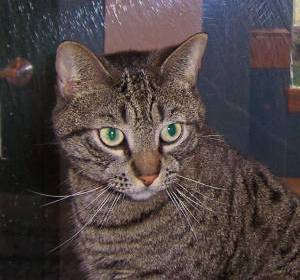
#> input picture 2-OpenCV Basics Implementation Part-1/cat.1.jpg, 300 x 280 px, found by its file name
$ jupyter execute 'OpenCV Basics Implementation Part-2.ipynb'   (shell and % lines are left out)
#> lines starting #> are read from the running program, lines starting #| are printed output that depends on the picture; after the words box and inside, x2 and y2 are one past the last pixel; in counts of white or black regions, pixels touching at a corner belong together
<a href="https://www.kaggle.com/code/hosen42/opencv-basics-implementation-part-2?scriptVersionId=121998058" target="_blank"></a>

[Image Processing with Python](https://datacarpentry.org/image-processing/aio/index.html)

**Topic**

Image Masking

Image Color

Channels Merging and Splitting

Gray scale Histograms

Color Histograms

Histogram Equalization

Image Blurring

Image Threshold

Image Gradient Detection

Canny Edge Detection

Image Contours

Image Transformation

Rotation

Resizing

Flipping

Croppinng

Operations

Translation

Image Bitwise Logical Operations

**What is OpenCV?**

OpenCV is an open-source software library for computer vision and machine learning. The OpenCV full form is Open Source Computer Vision Library. It was created to provide a shared infrastructure for applications for computer vision and to speed up the use of machine perception in consumer products. OpenCV, as a BSD-licensed software, makes it simple for companies to use and change the code. There are some predefined packages and libraries that make our life simple and OpenCV is one of them.

**What is Computer Vision?**

The term Computer Vision (CV) is used and heard very often in artificial intelligence (AI) and deep learning (DL) applications. The term essentially means giving a computer the ability to see the world as we humans do.

Computer Vision is a field of study which enables computers to replicate the human visual system. As already mentioned above, It’s a subset of artificial intelligence which collects information from digital images or videos and processes them to define the attributes. The entire process involves image acquiring, screening, analysing, identifying and extracting information. This extensive processing helps computers to understand any visual content and act on it accordingly.

Computer vision projects translate digital visual content into explicit descriptions to gather multi-dimensional data. This data is then turned into a computer-readable language to aid the decision-making process. The main objective of this branch of artificial intelligence is to teach machines to collect information from pixels.

**Import Library**

[cell 1]
import numpy as np
import matplotlib.pyplot as plt
import seaborn as sns
import pandas as pd
import imutils
import cv2

import warnings
warnings.filterwarnings('ignore')

**Imread function in OpenCV**

[cell 2]
plt.figure(figsize=(4, 4))
imagedata = plt.imread("/kaggle/input/cat-and-dog/training_set/training_set/cats/cat.1.jpg")
#> imagedata is the input picture: shape (280, 300, 3); mean R, G, B 78.8, 68.3, 68
plt.imshow(imagedata)
plt.grid(True)
plt.show()

**Image Shape**

To know the size of the image use the index position to get the height, width, and number of channels.

[cell 3]
imagedata.shape
#> Out = (280, 300, 3)

[cell 4]
len(imagedata.shape)
#> Out = 3

[cell 5]
#Ch_last
#CH -1st

**Image Show Function**

[cell 6]
def catimageShow(imageTitle, image):
#> called with imageTitle = 'Orginal Image'
    if image.shape[2] == 3:
        imageVariable = cv2.cvtColor(image, cv2.COLOR_BGR2RGB) #Here we will convert the image to RGB format by using cvtColor()
#     if image.shape[2]==1:
#         imageVariable = cv2.cvtColor(image, cv2.COLOR_RGB2BGRA)
    plt.figure(figsize=(4, 4))
    plt.imshow(imageVariable)
    plt.grid(True)
    plt.title(imageTitle)
    plt.show()

[cell 7]
catimageShow("Orginal Image",imagedata)

[cell 8]
imagedata.shape
#> Out = (280, 300, 3)

[cell 9]
cv2.split(imagedata) ##Here as we convert it into RGB so the matrices sequences are R, G, B

[cell 10]
#mask = shedow

**Image Histogram**

A histogram represents the distribution of pixel intensities (whether color or grayscale) in an image. It can be visualized as a graph (or plot) that gives a high-level intuition of the intensity (pixel value) distribution. We are going to assume a RGB color space in this example, so these pixel values will be in the range of 0 to 255.

When plotting the histogram, the x-axis serves as our “bins.” If we construct a histogram with 256 bins, then we are effectively counting the number of times each pixel value occurs.

In contrast, if we use only 2 (equally spaced) bins, then we are counting the number of times a pixel is in the range [0, 128] or [128, 255].

**Using OpenCV to compute histograms with the cv2.calcHist function**

**cv2.calcHist(images, channels, mask, histSize, ranges)**

**images:** This is the image that we want to compute a histogram for. Wrap it as a list: [myImage] .

**channels:** A list of indexes, where we specify the index of the channel we want to compute a histogram for. To compute a histogram of a grayscale image, the list would be [0]. To compute a histogram for all three red, green, and blue channels, the channels list would be [0, 1, 2].

**mask:** Remember learning about masks in my Image Masking with OpenCV guide? Well, here we can supply a mask. If a mask is provided, a histogram will be computed for masked pixels only. If we do not have a mask or do not want to apply one, we can just provide a value of None.

**histSize:** This is the number of bins we want to use when computing a histogram. Again, this is a list, one for each channel we are computing a histogram for. The bin sizes do not all have to be the same. Here is an example of 32 bins for each channel: [32, 32, 32].

**ranges:** The range of possible pixel values. Normally, this is [0, 256] (that is not a typo — the ending range of the cv2.calcHist function is non-inclusive so you’ll want to provide a value of 256 rather than 255) for each channel, but if you are using a color space other than RGB [such as HSV], the ranges might be different.)

[cell 11]
def imageHistogram(image , imageTitle, mask = None):
    color_Channel = cv2.split(image)
    color_com = ('b','g','r')
    plt.figure(figsize=(4,2))
    plt.title(imageTitle)#(label, fontdict=None, loc=None, pad=None, *, y=None, **kwargs)
    plt.xlabel("Bins") #plt.xlabel(xlabel, fontdict=None, labelpad=None, *, loc=None, **kwargs)
    plt.ylabel("Pixle Information") # plt.ylabel(ylabel, fontdict=None, labelpad=None, *, loc=None, **kwargs)

    for (color_Channel,color_com) in zip(color_Channel,color_com):
        histogram = cv2.calcHist([color_Channel], [0], mask, [256],[0,256]) #calcHist(images, channels, mask, histSize, ranges[, hist[, accumulate]])
        plt.plot(histogram, color = color_com) #plt.plot(*args, scalex=True, scaley=True, data=None, **kwargs)
        plt.xlim([0,256])
        plt.show()

[cell 12]
image_argument = {"Image":"/kaggle/input/cat-and-dog/training_set/training_set/cats/cat.1.jpg"}
image = cv2.imread(image_argument['Image']) #imread(filename[, flags])
image = cv2.cvtColor(image, cv2.COLOR_BGR2RGB) #cvtColor(src, code[, dst[, dstCn]])
sampleHistio = cv2.calcHist([image],[0],None,[256],[0,256]) #calcHist(images, channels, mask, histSize, ranges[, hist[, accumulate]]) -> hist
#> sampleHistio = 256 values, max 920 at index 42, min 0 at index 0, mean 328.1
plt.figure(figsize=(4,2))
plt.title("imageTitle")#(label, fontdict=None, loc=None, pad=None, *, y=None, **kwargs)
plt.xlabel("Bins") #plt.xlabel(xlabel, fontdict=None, labelpad=None, *, loc=None, **kwargs)
plt.ylabel("Pixle Information") # plt.ylabel(ylabel, fontdict=None, labelpad=None, *, loc=None, **kwargs)
plt.plot(sampleHistio)
plt.show()
#> figure, not shown here; curve peaks at x = 42, y = 920

[cell 13]
image_argument = {"Image":"/kaggle/input/cat-and-dog/training_set/training_set/cats/cat.1.jpg"}
image = cv2.imread(image_argument['Image']) #imread(filename[, flags])
image = cv2.cvtColor(image, cv2.COLOR_BGR2RGB) #cvtColor(src, code[, dst[, dstCn]])
sampleHistio = cv2.calcHist([image],[1],None,[256],[0,256]) #calcHist(images, channels, mask, histSize, ranges[, hist[, accumulate]]) -> hist
#> sampleHistio = 256 values, max 1182 at index 55, min 0 at index 212, mean 328.1
plt.figure(figsize=(4,2))
plt.title("imageTitle")#(label, fontdict=None, loc=None, pad=None, *, y=None, **kwargs)
plt.xlabel("Bins") #plt.xlabel(xlabel, fontdict=None, labelpad=None, *, loc=None, **kwargs)
plt.ylabel("Pixle Information") # plt.ylabel(ylabel, fontdict=None, labelpad=None, *, loc=None, **kwargs)
plt.plot(sampleHistio)
plt.show()
#> figure, not shown here; curve peaks at x = 55, y = 1182

[cell 14]
image_argument = {"Image":"/kaggle/input/cat-and-dog/training_set/training_set/cats/cat.1.jpg"}
image = cv2.imread(image_argument['Image']) #imread(filename[, flags])
image = cv2.cvtColor(image, cv2.COLOR_BGR2RGB) #cvtColor(src, code[, dst[, dstCn]])
sampleHistio = cv2.calcHist([image],[2],None,[256],[0,256]) #calcHist(images, channels, mask, histSize, ranges[, hist[, accumulate]]) -> hist
#> sampleHistio = 256 values, max 1306 at index 65, min 0 at index 205, mean 328.1
plt.figure(figsize=(4,2))
plt.title("imageTitle")#(label, fontdict=None, loc=None, pad=None, *, y=None, **kwargs)
plt.xlabel("Bins") #plt.xlabel(xlabel, fontdict=None, labelpad=None, *, loc=None, **kwargs)
plt.ylabel("Pixle Information") # plt.ylabel(ylabel, fontdict=None, labelpad=None, *, loc=None, **kwargs)
plt.plot(sampleHistio)
plt.show()
#> figure, not shown here; curve peaks at x = 65, y = 1306

[cell 15]
color_Channel = cv2.split(image)
color_com = ('b','g','r')
plt.figure(figsize=(4,2))
plt.title("imageTitle")#(label, fontdict=None, loc=None, pad=None, *, y=None, **kwargs)
plt.xlabel("Bins") #plt.xlabel(xlabel, fontdict=None, labelpad=None, *, loc=None, **kwargs)
plt.ylabel("Pixle Information") # plt.ylabel(ylabel, fontdict=None, labelpad=None, *, loc=None, **kwargs)

for (color_Channel,color_com) in zip(color_Channel,color_com):
    histogram = cv2.calcHist([color_Channel], [0], None, [256],[0,256]) #calcHist(images, channels, mask, histSize, ranges[, hist[, accumulate]])
    plt.plot(histogram, color = color_com) #plt.plot(*args, scalex=True, scaley=True, data=None, **kwargs)
    plt.xlim([0,256])
    plt.show()
#> this loop made 3 passes
#> color_com on passes 1 to 3: 'b', 'g', 'r'

[cell 16]
imageHistogram(image,"imageTitle",None)
#> the loop in imageHistogram, `for (color_Channel,color_com) in zip(color_Channel,color_com):` made 3 passes

[cell 17]
color_Channel = cv2.split(image)
color_com = ('b','g','r')
plt.figure(figsize=(4,2))
plt.title("imageTitle")#(label, fontdict=None, loc=None, pad=None, *, y=None, **kwargs)
plt.xlabel("Bins") #plt.xlabel(xlabel, fontdict=None, labelpad=None, *, loc=None, **kwargs)
plt.ylabel("Pixle Information") # plt.ylabel(ylabel, fontdict=None, labelpad=None, *, loc=None, **kwargs)

for (color_Channel,color_com) in zip(color_Channel,color_com):
    histogram = cv2.calcHist([color_Channel], [0], None, [256],[0,256]) #calcHist(images, channels, mask, histSize, ranges[, hist[, accumulate]])
    plt.plot(histogram, color = color_com) #plt.plot(*args, scalex=True, scaley=True, data=None, **kwargs)
    plt.xlim([0,256])
#     plt.show()
#> figure, not shown here; curve peaks at x = 42, y = 920; curve peaks at x = 55, y = 1182; curve peaks at x = 65, y = 1306

[cell 18]
cv2.split(image)

[cell 19]
cv2.split(image[0])

[cell 20]
color_Channel = cv2.split(image)
color_com = ('r','g','b')
plt.figure(figsize=(4,2))
plt.title("imageTitle")#(label, fontdict=None, loc=None, pad=None, *, y=None, **kwargs)
plt.xlabel("Bins") #plt.xlabel(xlabel, fontdict=None, labelpad=None, *, loc=None, **kwargs)
plt.ylabel("Pixle Information") # plt.ylabel(ylabel, fontdict=None, labelpad=None, *, loc=None, **kwargs)

for (color_Channel,color_com) in zip(color_Channel,color_com):
    histogram = cv2.calcHist([color_Channel], [0], None, [256],[0,256]) #calcHist(images, channels, mask, histSize, ranges[, hist[, accumulate]])
    plt.plot(histogram, color = color_com) #plt.plot(*args, scalex=True, scaley=True, data=None, **kwargs)
    plt.xlim([0,256])
    plt.show()
#> this loop made 3 passes
#> pass 1, `plt.show()`:
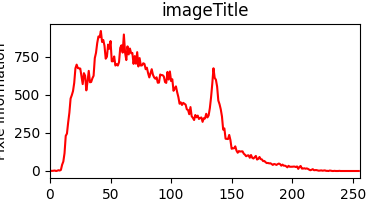
#> figure drawn by matplotlib, 1 panel; curve peaks at x = 42, y = 920

[cell 21]
# Interpolation is the way the extra pixels in the new image is calculated.

color = ["B", "G", "R"]
fig = plt.figure(figsize=(20, 18))
ax = fig.add_subplot(131)
hist = cv2.calcHist([color_Channel[1], color_Channel[0]], [0, 1], None, [32, 32], [0, 256, 0, 256])
p = ax.imshow(hist, interpolation = "nearest")
ax.set_title("Image Generate for Green and Blue")
plt.colorbar(p)


ax = fig.add_subplot(132)
hist = cv2.calcHist([color_Channel[1], color_Channel[2]], [0, 1], None, [32, 32], [0, 256, 0, 256])
p = ax.imshow(hist, interpolation = "nearest")
ax.set_title("Image Generate for Green and Red")
plt.colorbar(p)


ax = fig.add_subplot(133)
hist = cv2.calcHist([color_Channel[0], color_Channel[2]], [0, 1], None, [32, 32], [0, 256, 0, 256])
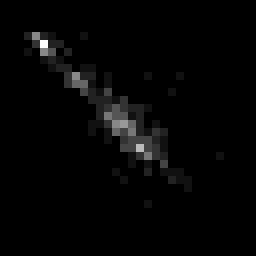
#> hist: shape (32, 32) float32 (shown 8 times larger); min 0, max 15, mean 0.293; drawn with min black and max white
p = ax.imshow(hist, interpolation = "nearest")
ax.set_title("Image Generate for Blue and Red")
plt.colorbar(p)

print("Image Shape: {} with {}".format(hist.shape, hist.flatten().shape[0]))
#| Image Shape: (32, 32) with 1024
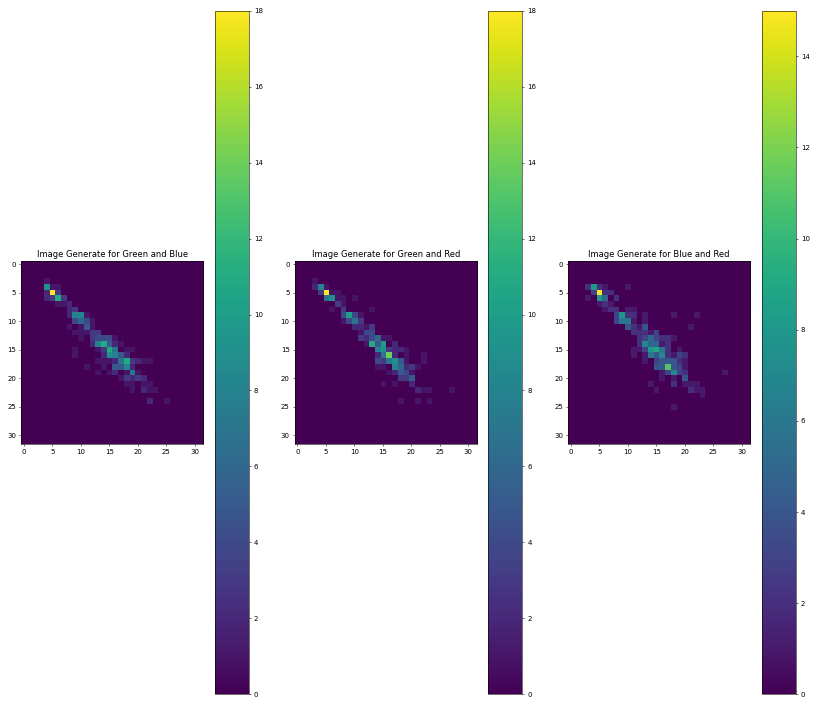
#> figure drawn by matplotlib, 6 panels

[cell 22]
a = 4;
b = 5;
print("A is {} and B is {}".format(b,a))

[cell 23]
def sum(a,b):
    return a,b;

sum(2,3)

[cell 24]
image = cv2.imread("/kaggle/input/cat-and-dog/training_set/training_set/cats/cat.1.jpg")
imageHistogram(image,"Image Title")
#> the loop in imageHistogram (call 2), `for (color_Channel,color_com) in zip(color_Channel,color_com):` made 3 passes
#> pass 1, in imageHistogram (call 2), `plt.show()`:
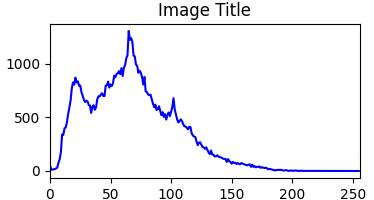
#> figure drawn by matplotlib, 1 panel; curve peaks at x = 65, y = 1306
catimageShow("Orginal Image ",image)

[cell 25]
image.shape[:2]
#> Out = (280, 300)

[cell 26]
def catimageShow(imageTitle, image):
    imageVariable = cv2.cvtColor(image, cv2.COLOR_BGR2RGB)
    plt.figure(figsize=(4, 4))
    plt.imshow(imageVariable)
    plt.grid(True)
    plt.title(imageTitle)
    plt.show()

[cell 27]
#masking

mask = np.zeros(image.shape[:2],dtype = "uint8") #zeros(shape, dtype=float, order='C', *, like=None)
cv2.rectangle(mask, (60,90), (100,120),255) #rectangle(img, pt1, pt2, color[, thickness[, lineType[, shift]]])
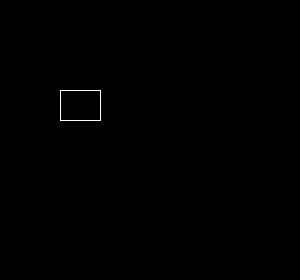
#> mask: shape (280, 300); 0.17% white in thin lines or dots, all inside (x1, y1, x2, y2) = (60, 90, 101, 121)
catimageShow("Applied Mask",mask)

**How to mask an image in OpenCV Python?**

We can apply a mask to an image by computing the cv2.bitwise_and() between the mask and the image. To track a color, we define a mask in HSV color space using cv2.inRange() passing lower and upper limits of color values in HSV.

To track a part of the image we can define a mask using np.zeros() and slicing the entries with white (255) for the region in the input image to examine. Follow the given steps to mask an image −

The first step is to import required libraries. The required Python libraries are OpenCV, and NumPy. Make sure you have already installed them.

Next read the input image using cv2.imread() method. Convert the image BGR to HSV to track a color in the input image. To track a part of the image leave the image in BGR format.

Define a mask using cv2.inRange() to track a particular color in the image. Pass the lower and upper limits of color in HSV format. If you want to track the rectangular part of the input image, define a rectangular image (mask) with cv2.zeros(). Fill the entries of the mask with 255 to track the area in the original image.

Apply bitwise AND operation between the mask and the input image using cv2.bitwise_and().

Now display the mask and masked image.

[cell 28]
#masking

mask = np.zeros(image.shape[:2],dtype = "uint8") #zeros(shape, dtype=float, order='C', *, like=None)
cv2.rectangle(mask, (60,90), (100,120),255,-1) #rectangle(img, pt1, pt2, color[, thickness[, lineType[, shift]]])
#> mask: shape (280, 300); 1.5% white; 1 white region, box (x1, y1, x2, y2) and area: (60, 90, 101, 121) 1271
catimageShow("Applied Mask",mask)

[cell 29]
#masking

mask = np.zeros(image.shape[:2],dtype = "uint8") #zeros(shape, dtype=float, order='C', *, like=None)
cv2.rectangle(mask, (60,90), (100,120),55,-1) #rectangle(img, pt1, pt2, color[, thickness[, lineType[, shift]]])
catimageShow("Applied Mask",mask)

[cell 30]
#masking

mask = np.zeros(image.shape[:2],dtype = "uint8") #zeros(shape, dtype=float, order='C', *, like=None)
cv2.rectangle(mask, (60,90), (100,120),100,-1) #rectangle(img, pt1, pt2, color[, thickness[, lineType[, shift]]])
catimageShow("Applied Mask",mask)

[cell 31]
#masking

mask = np.zeros(image.shape[:2],dtype = "uint8") #zeros(shape, dtype=float, order='C', *, like=None)
cv2.rectangle(mask, (60,90), (200,220),255,-1) #rectangle(img, pt1, pt2, color[, thickness[, lineType[, shift]]])
#> mask: shape (280, 300); 22% white; 1 white region, box (x1, y1, x2, y2) and area: (60, 90, 201, 221) 18471
catimageShow("Applied Mask",mask)

[cell 32]
#masking

mask = np.zeros(image.shape[:2],dtype = "uint8") #zeros(shape, dtype=float, order='C', *, like=None)
cv2.rectangle(mask, (60,90), (160,190),255,-1) #rectangle(img, pt1, pt2, color[, thickness[, lineType[, shift]]])
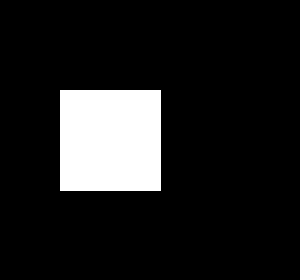
#> mask: shape (280, 300); 12.1% white; 1 white region, box (x1, y1, x2, y2) and area: (60, 90, 161, 191) 10201
catimageShow("Applied Mask",mask)

**Blur Image - Gaussian Blur**

In this method, instead of a box filter, a Gaussian kernel is used. It is done with the function, cv.GaussianBlur(). We should specify the width and height of the kernel which should be positive and odd. We also should specify the standard deviation in the X and Y directions, sigmaX and sigmaY respectively. If only sigmaX is specified, sigmaY is taken as the same as sigmaX. If both are given as zeros, they are calculated from the kernel size. Gaussian blurring is highly effective in removing Gaussian noise from an image.

If you want, you can create a Gaussian kernel with the function, cv.getGaussianKernel().

The above code can be modified for Gaussian blurring:

blur = cv.GaussianBlur(img,(5,5),0)

[cell 33]
#blure image

image = cv2.imread("/kaggle/input/cat-and-dog/training_set/training_set/cats/cat.1.jpg")
grayImage = cv2.cvtColor(image,cv2.COLOR_BGR2GRAY) #cvtColor(src, code[, dst[, dstCn]]) -> dst
blurImage = cv2.GaussianBlur(grayImage, (5,5),0) #GaussianBlur(src, ksize, sigmaX[, dst[, sigmaY[, borderType]]])
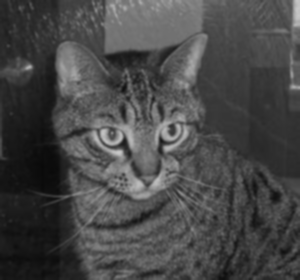
#> blurImage: shape (280, 300); min 9, max 200, mean 71.4
catimageShow("Orginal Image",image)
catimageShow("Gray Image",grayImage)
catimageShow("Blue Image",blurImage)

**Median Blurring**

Here, the function cv.medianBlur() takes the median of all the pixels under the kernel area and the central element is replaced with this median value. This is highly effective against salt-and-pepper noise in an image. Interestingly, in the above filters, the central element is a newly calculated value which may be a pixel value in the image or a new value. But in median blurring, the central element is always replaced by some pixel value in the image. It reduces the noise effectively. Its kernel size should be a positive odd integer.

In this demo, I added a 50% noise to our original image and applied median blurring. Check the result:

median = cv.medianBlur(img,5)

[cell 34]
imageData = cv2.imread("/kaggle/input/cat-and-dog/training_set/training_set/cats/cat.1.jpg")
grayImage = cv2.cvtColor(image, cv2.COLOR_BGR2GRAY)
bilateralImage = cv2.medianBlur(imageData,5)
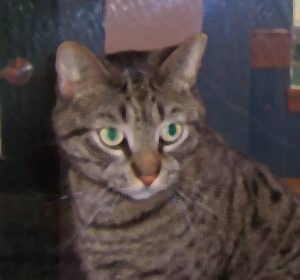
#> bilateralImage: shape (280, 300, 3); mean B, G, R 67.3, 67.6, 78.1
catimageShow("Original Image", image)
catimageShow("Blur Image", bilateralImage)

**Bilateral Filter**

cv.bilateralFilter() is highly effective in noise removal while keeping edges sharp. But the operation is slower compared to other filters. We already saw that a Gaussian filter takes the neighbourhood around the pixel and finds its Gaussian weighted average. This Gaussian filter is a function of space alone, that is, nearby pixels are considered while filtering. It doesn't consider whether pixels have almost the same intensity. It doesn't consider whether a pixel is an edge pixel or not. So it blurs the edges also, which we don't want to do.

Bilateral filtering also takes a Gaussian filter in space, but one more Gaussian filter which is a function of pixel difference. The Gaussian function of space makes sure that only nearby pixels are considered for blurring, while the Gaussian function of intensity difference makes sure that only those pixels with similar intensities to the central pixel are considered for blurring. So it preserves the edges since pixels at edges will have large intensity variation.

The below sample shows use of a bilateral filter (For details on arguments, visit docs).

blur = cv.bilateralFilter(img,9,75,75)

[cell 35]
imageData = cv2.imread("/kaggle/input/cat-and-dog/training_set/training_set/cats/cat.1.jpg")
grayImage = cv2.cvtColor(image, cv2.COLOR_BGR2GRAY)
bilateralImage = cv2.bilateralFilter(imageData,9,75,75)
catimageShow("Original Image", image)
catimageShow("Blur Image", bilateralImage)

**Canny Edge Detection Image Blur**

OpenCV puts all the above in single function, cv.Canny(). We will see how to use it. First argument is our input image. Second and third arguments are our minVal and maxVal respectively. Fourth argument is aperture_size. It is the size of Sobel kernel used for find image gradients. By default it is 3. Last argument is L2gradient which specifies the equation for finding gradient magnitude. If it is True, it uses the equation mentioned above which is more accurate, otherwise it uses this function: Edge_Gradient(G)=|Gx|+|Gy|. By default, it is False.

[cell 36]
cannyBlurWide = cv2.Canny(blurImage,20,250) #Canny(image, threshold1, threshold2[, edges[, apertureSize[, L2gradient]]])
#> cannyBlurWide: shape (280, 300); 6.2% white in thin lines or dots, all inside (x1, y1, x2, y2) = (16, 43, 300, 280)
cannyBlurMiddle = cv2.Canny(blurImage,15,120) #Canny(image, threshold1, threshold2[, edges[, apertureSize[, L2gradient]]])
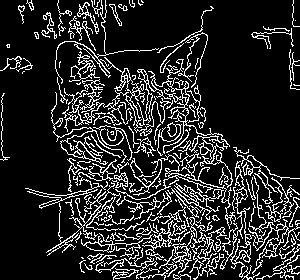
#> cannyBlurMiddle: shape (280, 300); 15.8% white in thin lines or dots
cannyBlurFit = cv2.Canny(blurImage,200,250) #Canny(image, threshold1, threshold2[, edges[, apertureSize[, L2gradient]]])
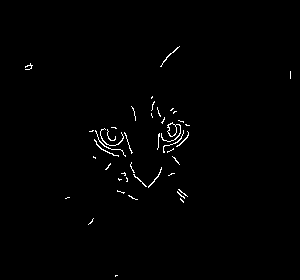
#> cannyBlurFit: shape (280, 300); 0.9% white in thin lines or dots, all inside (x1, y1, x2, y2) = (25, 46, 291, 277)

catimageShow("Canny Blur Wide Image",cannyBlurWide)
catimageShow("Canny Blur Middle Image",cannyBlurMiddle)
#> in catimageShow (call 15), `imageVariable = cv2.cvtColor(image, cv2.COLOR_BGR2RGB)`: imageVariable: shape (280, 300, 3); 15.8% white in thin lines or dots
catimageShow("Canny Blur Fit Image",cannyBlurFit)
